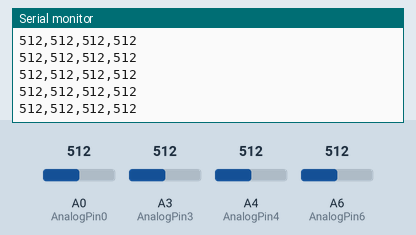
The sketch below on a simulated Arduino Nano, built with avr-gcc and run on an emulated ATmega328P. Parts: the last lines printed to the serial monitor. Inputs (shaded band) come from the test bench; at power-on: A6 (AnalogPin6) = 512, A0 (AnalogPin0) = 512, A3 (AnalogPin3) = 512, A4 (AnalogPin4) = 512.

Above: at 1.2 s.
1.3 s: A6 (AnalogPin6) set to 105
At 2.3 s:
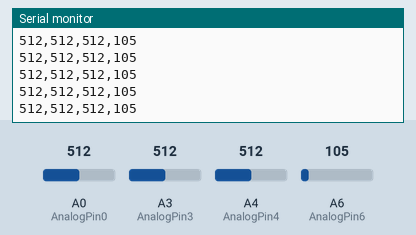
4.3 s: A6 (AnalogPin6) set to 94
At 4.8 s:
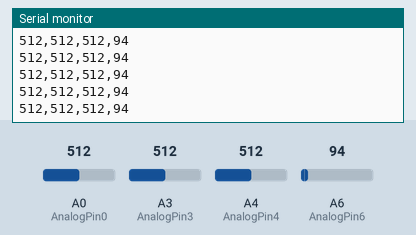
Timing chart, 0 to 7.3 s (numbered marks = the images above; inputs shaded):
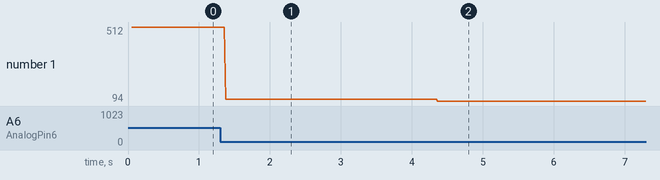

Measured:
- after the input at 1.3 s, the serial monitor: prints a new line after 0.08 s (image 1)
- after the input at 4.3 s, the serial monitor: prints a new line after 0.06 s (image 2)
- plotted number 1: 512 → 105 after the input at 1.3 s, 105 → 94 after the input at 4.3 s

The sketch:

arduino_myo2_ff2_serial.ino
```cpp
// (licence header left out)
// This code reads analog inputs from pins A0 and A1 and sends these values out via serial
// You can add or remove pins to read from, but be sure they are separated by commas, and print a
// newline character at the end of each loop()

#define AnalogPin0 A0 //Declare an integer variable, hooked up to analog pin 0
#define AnalogPin1 A1 //Declare an integer variable, hooked up to analog pin 1
#define AnalogPin2 A2
#define AnalogPin3 A3 //Declare an integer variable, hooked up to analog pin 0
#define AnalogPin4 A4 //Declare an integer variable, hooked up to analog pin 1
#define AnalogPin5 A5
#define AnalogPin6 A6
#define AnalogPin7 A7

void setup() {
  Serial.begin(9600); //Begin Serial Communication with a baud rate of 9600
  delay(50);

}

void loop() {
  //New variables are declared to store the readings of the respective pins
  int Myo_0 = analogRead(AnalogPin0);
  //int Myo_1 = analogRead(AnalogPin1);
  //int Myo_2 = analogRead(AnalogPin2);
  int Myo_3 = analogRead(AnalogPin3);
  int Fforce_0 = analogRead(AnalogPin4);
  //int Fforce_1 = analogRead(AnalogPin5);
  int Fforce_2 = analogRead(AnalogPin6);
  //int Fforce_3 = analogRead(AnalogPin7);

  /*The Serial.print() function does not execute a "return" or a space
      Also, the "," character is essential for parsing the values,
      The comma is not necessary after the last variable.*/

  Serial.print(Myo_0, DEC);
  Serial.print(",");
  //Serial.print(Myo_1, DEC);
  //Serial.print(",");
  //Serial.print(Myo_2, DEC);
  //Serial.print(",");
  Serial.print(Myo_3, DEC);
  Serial.print(",");
  Serial.print(Fforce_0, DEC);
  Serial.print(",");
  //Serial.print(Fforce_1, DEC);
  //Serial.print(",");
  Serial.print(Fforce_2, DEC);
  //Serial.print(",");
  //Serial.print(Fforce_3, DEC);
  Serial.println();
  delay(5); // For illustration purposes only. This will slow down your program if not removed
}
```
